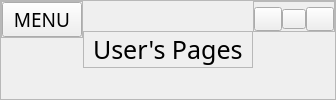
     <widget class="QFrame" name="header_frame">
      <property name="styleSheet">
       <string notr="true"/>
      </property>
      <property name="frameShape">
       <enum>QFrame::StyledPanel</enum>
      </property>
      <property name="frameShadow">
       <enum>QFrame::Raised</enum>
      </property>
      <layout class="QHBoxLayout" name="horizontalLayout">
       <property name="spacing">
        <number>0</number>
       </property>
       <property name="leftMargin">
        <number>0</number>
       </property>
       <property name="topMargin">
        <number>0</number>
       </property>
       <property name="rightMargin">
        <number>0</number>
       </property>
       <property name="bottomMargin">
        <number>0</number>
       </property>
       <item alignment="Qt::AlignLeft|Qt::AlignTop">
        <widget class="QFrame" name="menu_open_close_frame">
         <property name="frameShape">
          <enum>QFrame::StyledPanel</enum>
         </property>
         <property name="frameShadow">
          <enum>QFrame::Raised</enum>
         </property>
         <layout class="QVBoxLayout" name="verticalLayout_3">
          <property name="leftMargin">
           <number>0</number>
          </property>
          <property name="topMargin">
           <number>0</number>
          </property>
          <property name="rightMargin">
           <number>0</number>
          </property>
          <property name="bottomMargin">
           <number>0</number>
          </property>
          <item alignment="Qt::AlignTop">
           <widget class="QPushButton" name="menu_open_close_btn">
            <property name="font">
             <font>
              <family>MS PMincho</family>
              <pointsize>14</pointsize>
             </font>
            </property>
            <property name="cursor">
             <cursorShape>PointingHandCursor</cursorShape>
            </property>
            <property name="text">
             <string>MENU</string>
            </property>
            <property name="icon">
             <iconset resource="resource.qrc">
              <normaloff>:/icons/icons/align-left.svg</normaloff>:/icons/icons/align-left.svg</iconset>
            </property>
            <property name="iconSize">
             <size>
              <width>32</width>
              <height>32</height>
             </size>
            </property>
           </widget>
          </item>
         </layout>
        </widget>
       </item>
       <item alignment="Qt::AlignVCenter">
        <widget class="QFrame" name="name_frame">
         <property name="font">
          <font>
           <pointsize>12</pointsize>
          </font>
         </property>
         <property name="frameShape">
          <enum>QFrame::StyledPanel</enum>
         </property>
         <property name="frameShadow">
          <enum>QFrame::Raised</enum>
         </property>
         <layout class="QVBoxLayout" name="verticalLayout_2">
          <property name="topMargin">
           <number>0</number>
          </property>
          <property name="bottomMargin">
           <number>0</number>
          </property>
          <item alignment="Qt::AlignTop">
           <widget class="QLabel" name="label">
            <property name="font">
             <font>
              <family>MS PMincho</family>
              <pointsize>19</pointsize>
             </font>
            </property>
            <property name="text">
             <string>User's Pages</string>
            </property>
           </widget>
          </item>
         </layout>
        </widget>
       </item>
       <item alignment="Qt::AlignRight|Qt::AlignTop">
        <widget class="QFrame" name="components_frame">
         <property name="frameShape">
          <enum>QFrame::StyledPanel</enum>
         </property>
         <property name="frameShadow">
          <enum>QFrame::Raised</enum>
         </property>
         <layout class="QHBoxLayout" name="horizontalLayout_3">
          <property name="spacing">
           <number>0</number>
          </property>
          <property name="leftMargin">
           <number>0</number>
          </property>
          <property name="topMargin">
           <number>5</number>
          </property>
          <property name="rightMargin">
           <number>0</number>
          </property>
          <property name="bottomMargin">
           <number>0</number>
          </property>
          <item>
           <widget class="QPushButton" name="minimize_window_btn">
            <property name="maximumSize">
             <size>
              <width>28</width>
              <height>24</height>
             </size>
            </property>
            <property name="font">
             <font>
              <family>Music</family>
             </font>
            </property>
            <property name="cursor">
             <cursorShape>PointingHandCursor</cursorShape>
            </property>
            <property name="text">
             <string/>
            </property>
            <property name="icon">
             <iconset resource="resource.qrc">
              <normaloff>:/icons/icons/minus.svg</normaloff>:/icons/icons/minus.svg</iconset>
            </property>
            <property name="iconSize">
             <size>
              <width>24</width>
              <height>24</height>
             </size>
            </property>
            <property name="shortcut">
             <string>Esc</string>
            </property>
           </widget>
          </item>
          <item>
           <widget class="QPushButton" name="resize_window_btn">
            <property name="maximumSize">
             <size>
              <width>24</width>
              <height>20</height>
             </size>
            </property>
            <property name="font">
             <font>
              <family>Music</family>
             </font>
            </property>
            <property name="cursor">
             <cursorShape>PointingHandCursor</cursorShape>
            </property>
            <property name="text">
             <string/>
            </property>
            <property name="icon">
             <iconset resource="resource.qrc">
              <normaloff>:/icons/icons/maximize-2.svg</normaloff>:/icons/icons/maximize-2.svg</iconset>
            </property>
            <property name="iconSize">
             <size>
              <width>20</width>
              <height>20</height>
             </size>
            </property>
            <property name="shortcut">
             <string>Esc</string>
            </property>
           </widget>
          </item>
          <item>
           <widget class="QPushButton" name="close_window_btn">
            <property name="maximumSize">
             <size>
              <width>28</width>
              <height>24</height>
             </size>
            </property>
            <property name="font">
             <font>
              <family>Music</family>
             </font>
            </property>
            <property name="cursor">
             <cursorShape>PointingHandCursor</cursorShape>
            </property>
            <property name="text">
             <string/>
            </property>
            <property name="icon">
             <iconset resource="resource.qrc">
              <normaloff>:/icons/icons/x.svg</normaloff>:/icons/icons/x.svg</iconset>
            </property>
            <property name="iconSize">
             <size>
              <width>24</width>
              <height>24</height>
             </size>
            </property>
            <property name="shortcut">
             <string>Esc</string>
            </property>
           </widget>
          </item>
         </layout>
        </widget>
       </item>
      </layout>
     </widget>
